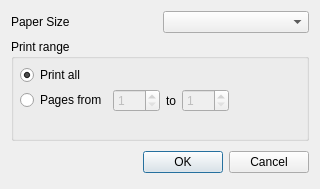
<?xml version="1.0" encoding="UTF-8"?>
<ui version="4.0">
 <class>PaperDialog</class>
 <widget class="QDialog" name="PaperDialog">
  <property name="geometry">
   <rect>
    <x>0</x>
    <y>0</y>
    <width>320</width>
    <height>189</height>
   </rect>
  </property>
  <property name="windowTitle">
   <string>Print</string>
  </property>
  <layout class="QVBoxLayout" name="verticalLayout">
   <item>
    <layout class="QHBoxLayout" name="horizontalLayout">
     <item>
      <widget class="QLabel" name="labelPaper">
       <property name="sizePolicy">
        <sizepolicy hsizetype="Minimum" vsizetype="Minimum">
         <horstretch>0</horstretch>
         <verstretch>0</verstretch>
        </sizepolicy>
       </property>
       <property name="text">
        <string>Paper Size</string>
       </property>
      </widget>
     </item>
     <item>
      <widget class="QComboBox" name="comboBoxPaper"/>
     </item>
    </layout>
   </item>
   <item>
    <widget class="QGroupBox" name="gbPrintRange">
     <property name="sizePolicy">
      <sizepolicy hsizetype="Preferred" vsizetype="Minimum">
       <horstretch>0</horstretch>
       <verstretch>0</verstretch>
      </sizepolicy>
     </property>
     <property name="title">
      <string>Print range</string>
     </property>
     <layout class="QVBoxLayout" name="_3">
      <property name="spacing">
       <number>4</number>
      </property>
      <property name="margin">
       <number>6</number>
      </property>
      <item>
       <widget class="QRadioButton" name="printAll">
        <property name="text">
         <string>Print all</string>
        </property>
        <property name="checked">
         <bool>true</bool>
        </property>
       </widget>
      </item>
      <item>
       <layout class="QHBoxLayout" name="_4">
        <property name="spacing">
         <number>6</number>
        </property>
        <property name="margin">
         <number>0</number>
        </property>
        <item>
         <widget class="QRadioButton" name="printRange">
          <property name="text">
           <string>Pages from</string>
          </property>
         </widget>
        </item>
        <item>
         <widget class="QSpinBox" name="from">
          <property name="enabled">
           <bool>false</bool>
          </property>
          <property name="minimum">
           <number>1</number>
          </property>
          <property name="maximum">
           <number>999</number>
          </property>
         </widget>
        </item>
        <item>
         <widget class="QLabel" name="label_3">
          <property name="text">
           <string>to</string>
          </property>
         </widget>
        </item>
        <item>
         <widget class="QSpinBox" name="to">
          <property name="enabled">
           <bool>false</bool>
          </property>
          <property name="minimum">
           <number>1</number>
          </property>
          <property name="maximum">
           <number>999</number>
          </property>
         </widget>
        </item>
        <item>
         <spacer>
          <property name="orientation">
           <enum>Qt::Horizontal</enum>
          </property>
          <property name="sizeHint" stdset="0">
           <size>
            <width>0</width>
            <height>20</height>
           </size>
          </property>
         </spacer>
        </item>
       </layout>
      </item>
      <item>
       <spacer name="verticalSpacer">
        <property name="orientation">
         <enum>Qt::Vertical</enum>
        </property>
        <property name="sizeHint" stdset="0">
         <size>
          <width>1</width>
          <height>1</height>
         </size>
        </property>
       </spacer>
      </item>
     </layout>
    </widget>
   </item>
   <item>
    <layout class="QHBoxLayout">
     <property name="spacing">
      <number>6</number>
     </property>
     <property name="margin">
      <number>0</number>
     </property>
     <item>
      <spacer>
       <property name="orientation">
        <enum>Qt::Horizontal</enum>
       </property>
       <property name="sizeHint" stdset="0">
        <size>
         <width>131</width>
         <height>31</height>
        </size>
       </property>
      </spacer>
     </item>
     <item>
      <widget class="QPushButton" name="okButton">
       <property name="text">
        <string>OK</string>
       </property>
      </widget>
     </item>
     <item>
      <widget class="QPushButton" name="cancelButton">
       <property name="text">
        <string>Cancel</string>
       </property>
      </widget>
     </item>
    </layout>
   </item>
  </layout>
 </widget>
 <tabstops>
  <tabstop>comboBoxPaper</tabstop>
  <tabstop>printAll</tabstop>
  <tabstop>printRange</tabstop>
  <tabstop>from</tabstop>
  <tabstop>to</tabstop>
  <tabstop>okButton</tabstop>
  <tabstop>cancelButton</tabstop>
 </tabstops>
 <resources/>
 <connections>
  <connection>
   <sender>okButton</sender>
   <signal>clicked()</signal>
   <receiver>PaperDialog</receiver>
   <slot>accept()</slot>
   <hints>
    <hint type="sourcelabel">
     <x>229</x>
     <y>51</y>
    </hint>
    <hint type="destinationlabel">
     <x>167</x>
     <y>36</y>
    </hint>
   </hints>
  </connection>
  <connection>
   <sender>cancelButton</sender>
   <signal>clicked()</signal>
   <receiver>PaperDialog</receiver>
   <slot>reject()</slot>
   <hints>
    <hint type="sourcelabel">
     <x>294</x>
     <y>51</y>
    </hint>
    <hint type="destinationlabel">
     <x>167</x>
     <y>36</y>
    </hint>
   </hints>
  </connection>
  <connection>
   <sender>printRange</sender>
   <signal>toggled(bool)</signal>
   <receiver>from</receiver>
   <slot>setEnabled(bool)</slot>
   <hints>
    <hint type="sourcelabel">
     <x>63</x>
     <y>108</y>
    </hint>
    <hint type="destinationlabel">
     <x>148</x>
     <y>108</y>
    </hint>
   </hints>
  </connection>
  <connection>
   <sender>printRange</sender>
   <signal>toggled(bool)</signal>
   <receiver>to</receiver>
   <slot>setEnabled(bool)</slot>
   <hints>
    <hint type="sourcelabel">
     <x>63</x>
     <y>108</y>
    </hint>
    <hint type="destinationlabel">
     <x>232</x>
     <y>108</y>
    </hint>
   </hints>
  </connection>
 </connections>
</ui>
